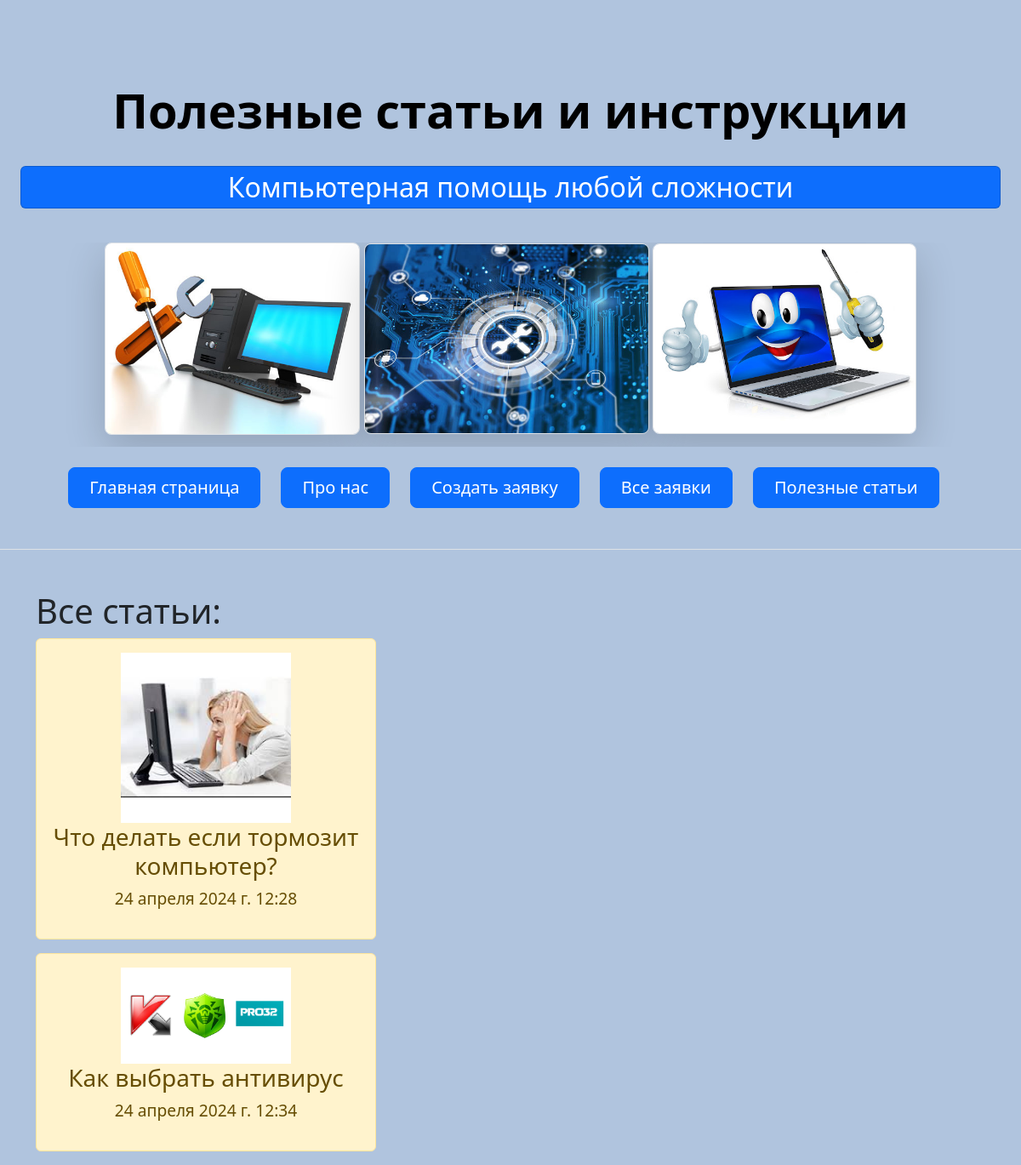
The page /articles on the database its author committed.
### main/models.py (models this page shows, shortened)
class Article(models.Model):
    name = models.CharField('Название статьи', max_length=50)
    image = models.ImageField('Изображение', blank=True, null=True, upload_to='main')
    text = models.TextField('Текст статьи')
    source = models.CharField('Источник', max_length=50)
    date = models.DateTimeField('Дата публикации', default=datetime.now)
    class Meta:
        verbose_name = 'Статьи'
        verbose_name_plural = 'Статьи'

### main/views.py (the view)
# urls.py: path('articles', views.articles, name='articles'),
def articles(request):
    article = Article.objects.all()
    return render(request, 'main/articles.html', {'articles': article})

### main/templates/main/articles.html (shortened to what this page needs)
{% extends 'main/base.html' %}
{% block name %}
Полезные статьи и инструкции
{% endblock %}
{% block content %}
    <h1>Все статьи:</h1>
    {% if articles %}
        {% for art in articles %}
            <div class="alert alert-warning" style="width:400px; text-align:center;">
                <a href="{% url 'single' art.id %}"><img src='{{ art.image.url }}' width="200px"></a>
                <h3>{{ art.name }}</h3>
                <p>{{ art.date }}</p>
            </div>
        {% endfor %}
    {% else %}
        <p>Статей в базе нет!</p>
    {% endif %}
{% endblock %}

### main/static/main/css/main.css (style rules this page uses)
body { background: #B0C4DE; }

### rows shown on the page
Article: image (picture), name "Что делать если тормозит компьютер?", date "24 апреля 2024 г. 12:28"
Article: image (picture), name "Как выбрать антивирус", date "24 апреля 2024 г. 12:34"
